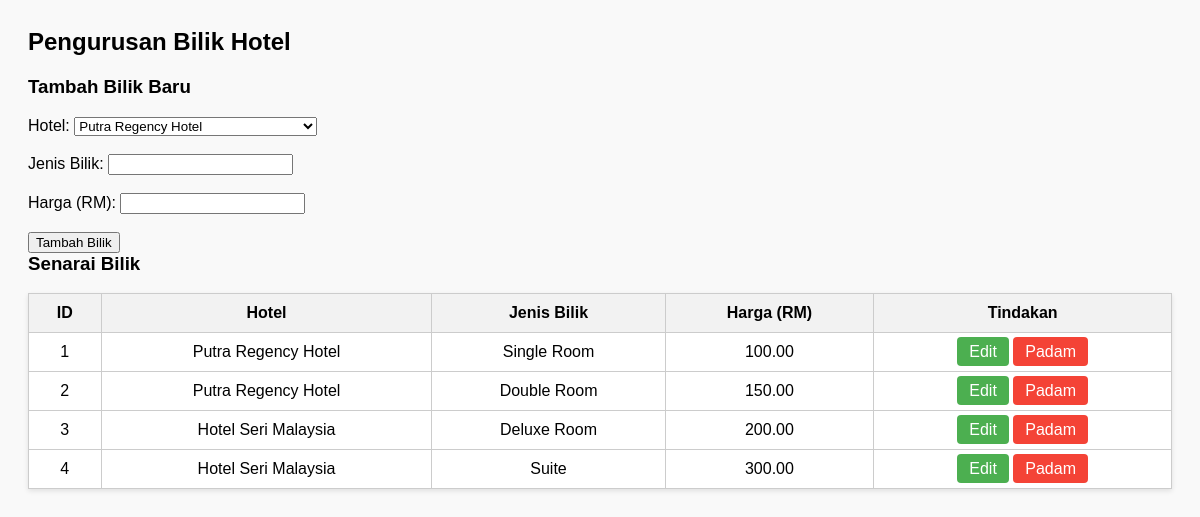
/manage_room.php (signed in), run on the app's committed database.
### tables this page shows
CREATE TABLE `rooms` (
  `id` int(11) NOT NULL,
  `hotel_id` int(11) DEFAULT NULL,
  `room_type` varchar(255) NOT NULL,
  `price` decimal(10,2) NOT NULL
);

CREATE TABLE `hotels` (
  `id` int(11) NOT NULL,
  `hotel_name` varchar(255) NOT NULL,
  `price` decimal(10,2) NOT NULL,
  `room_type` varchar(255) NOT NULL,
  `location` varchar(255) NOT NULL,
  `rating` decimal(2,1) NOT NULL,
  `image` varchar(255) DEFAULT NULL,
  `review` text DEFAULT NULL
);

### manage_room.php (the view, shortened to what this page needs)
<?php
include('config.php');
$query = "SELECT rooms.id, rooms.hotel_id, rooms.room_type, rooms.price, hotels.hotel_name
          FROM rooms
          JOIN hotels ON rooms.hotel_id = hotels.id";
$result = $conn->query($query);
?>
<!DOCTYPE html>
<html lang="ms">
<head>
</head>
<body>
<h2>Pengurusan Bilik Hotel</h2>
<h3>Tambah Bilik Baru</h3>
<form method="POST" action="manage_rooms.php">
    <label for="hotel_id">Hotel:</label>
    <select name="hotel_id" required>
        <?php
        $hotel_query = "SELECT * FROM hotels";
        $hotel_result = $conn->query($hotel_query);
        while ($hotel = $hotel_result->fetch_assoc()) {
            echo "<option value='{$hotel['id']}'>{$hotel['hotel_name']}</option>";
        }
        ?>
    </select><br><br>
    <label for="room_type">Jenis Bilik:</label>
    <input type="text" name="room_type" required><br><br>
    <label for="price">Harga (RM):</label>
    <input type="number" name="price" step="0.01" required><br><br>
    <button type="submit" name="add_room">Tambah Bilik</button>
</form>
<h3>Senarai Bilik</h3>
<table>
    <thead>
        <tr>
            <th>ID</th>
            <th>Hotel</th>
            <th>Jenis Bilik</th>
            <th>Harga (RM)</th>
            <th>Tindakan</th>
        </tr>
    </thead>
    <tbody>
        <?php while($row = $result->fetch_assoc()): ?>
        <tr>
            <td><?php echo $row['id']; ?></td>
            <td><?php echo $row['hotel_name']; ?></td>
            <td><?php echo $row['room_type']; ?></td>
            <td><?php echo number_format($row['price'], 2); ?></td>
            <td>
                <a class="button" href="update_room.php?id=<?php echo $row['id']; ?>">Edit</a>
                <a class="button delete" href="manage_rooms.php?delete_id=<?php echo $row['id']; ?>" onclick="return confirm('Padam bilik ini?');">Padam</a>
            </td>
        </tr>
        <?php endwhile; ?>
    </tbody>
</table>
</body>
</html>

### manage_room.php (style rules this page uses)
body { font-family: Arial, sans-serif; padding: 20px; background-color: #f9f9f9; }
table { width: 100%; border-collapse: collapse; margin-bottom: 30px; background: #fff; box-shadow: 0 2px 5px rgba(0,0,0,0.1); }
th, td { border: 1px solid #ccc; padding: 10px; text-align: center; }
th { background-color: #f2f2f2; }
a.button { background-color: #4CAF50; color: white; padding: 6px 12px; text-decoration: none; border-radius: 4px; }
a.button.delete { background-color: #f44336; }
h2, h3 { margin-top: 0; }

### data on the page
rooms: id "1", hotel.hotel_name "Putra Regency Hotel", room_type "Single Room", price "100.00"
rooms: id "2", hotel.hotel_name "Putra Regency Hotel", room_type "Double Room", price "150.00"
rooms: id "3", hotel.hotel_name "Hotel Seri Malaysia", room_type "Deluxe Room", price "200.00"
rooms: id "4", hotel.hotel_name "Hotel Seri Malaysia", room_type "Suite", price "300.00"

### other printed values
form field hotel_id "Putra Regency Hotel"
